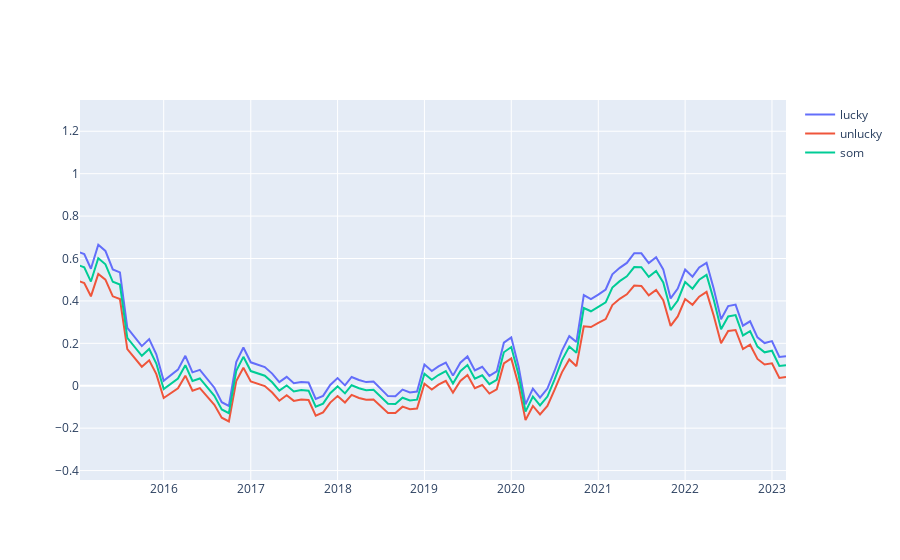

Notebook code for this chart:
### Code cell
fig = go.Figure()

for investor in [lucky_investor,unlucky_investor,som_investor]:
    fig.add_trace(go.Scatter(x=investor.profit.YM, y=investor.profit['profit pct'],
                             name=investor.name))

fig.update_layout(hovermode='x unified')
fig.show()

### Figure 1 — Plotly figure (JSON) as saved in the notebook; plotly's stock layout.template omitted (floating-point values rounded to 4 significant figures; data arrays with more than 128 entries replaced by an {"elided": "..."} marker saying what was removed)
{"data": [{"name": "lucky", "type": "scatter", "x": {"elided": "256 str values"}, "y": {"elided": "256 float values"}}, {"name": "unlucky", "type": "scatter", "x": {"elided": "256 str values"}, "y": {"elided": "256 float values"}}, {"name": "som", "type": "scatter", "x": {"elided": "256 str values"}, "y": {"elided": "256 float values"}}], "layout": {"autosize": true, "hovermode": "x unified", "xaxis": {"autorange": false, "range": ["2015-01-14 03:22:06.3158", "2023-03-01"], "type": "date"}, "yaxis": {"autorange": false, "range": [-0.4444, 1.347], "type": "linear"}}}
